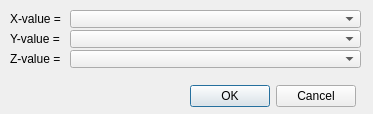
<?xml version="1.0" encoding="UTF-8"?>
<ui version="4.0">
 <class>CQDlgAddGraphCurve</class>
 <widget class="QDialog" name="CQDlgAddGraphCurve">
  <property name="geometry">
   <rect>
    <x>0</x>
    <y>0</y>
    <width>373</width>
    <height>114</height>
   </rect>
  </property>
  <property name="windowTitle">
   <string>Add New Curve</string>
  </property>
  <property name="locale">
   <locale language="English" country="UnitedStates"/>
  </property>
  <widget class="QLabel" name="label">
   <property name="geometry">
    <rect>
     <x>10</x>
     <y>10</y>
     <width>61</width>
     <height>18</height>
    </rect>
   </property>
   <property name="text">
    <string>X-value =</string>
   </property>
  </widget>
  <widget class="QLabel" name="label_2">
   <property name="geometry">
    <rect>
     <x>10</x>
     <y>30</y>
     <width>61</width>
     <height>18</height>
    </rect>
   </property>
   <property name="text">
    <string>Y-value =</string>
   </property>
  </widget>
  <widget class="QLabel" name="qqZValue">
   <property name="geometry">
    <rect>
     <x>10</x>
     <y>50</y>
     <width>61</width>
     <height>18</height>
    </rect>
   </property>
   <property name="text">
    <string>Z-value =</string>
   </property>
  </widget>
  <widget class="QComboBox" name="qqComboX">
   <property name="geometry">
    <rect>
     <x>70</x>
     <y>10</y>
     <width>291</width>
     <height>18</height>
    </rect>
   </property>
  </widget>
  <widget class="QComboBox" name="qqComboY">
   <property name="geometry">
    <rect>
     <x>70</x>
     <y>30</y>
     <width>291</width>
     <height>18</height>
    </rect>
   </property>
  </widget>
  <widget class="QComboBox" name="qqComboZ">
   <property name="geometry">
    <rect>
     <x>70</x>
     <y>50</y>
     <width>291</width>
     <height>18</height>
    </rect>
   </property>
  </widget>
  <widget class="QDialogButtonBox" name="qqOkCancel">
   <property name="geometry">
    <rect>
     <x>15</x>
     <y>80</y>
     <width>341</width>
     <height>32</height>
    </rect>
   </property>
   <property name="standardButtons">
    <set>QDialogButtonBox::Cancel|QDialogButtonBox::Ok</set>
   </property>
  </widget>
 </widget>
 <resources/>
 <connections/>
</ui>
